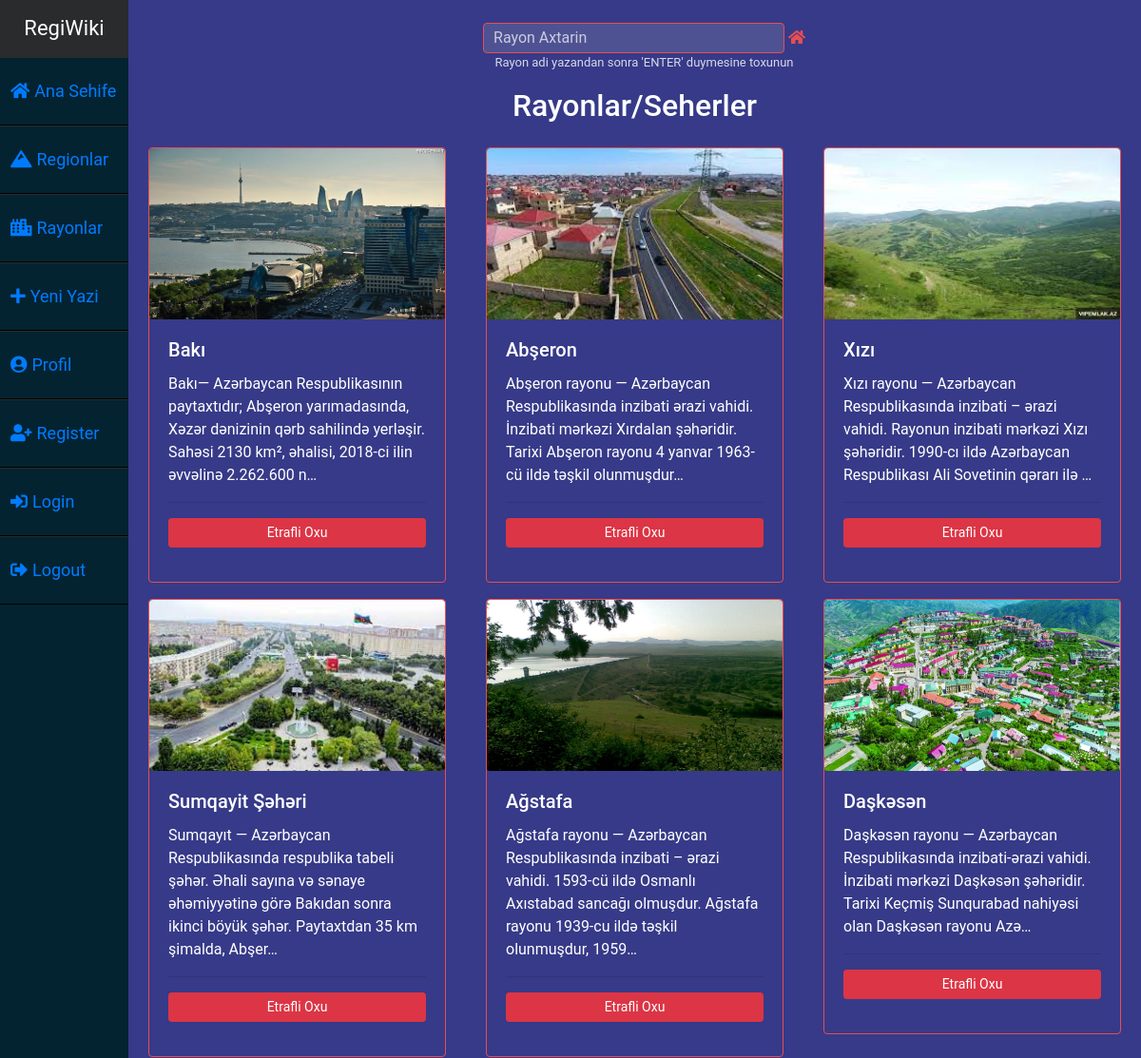
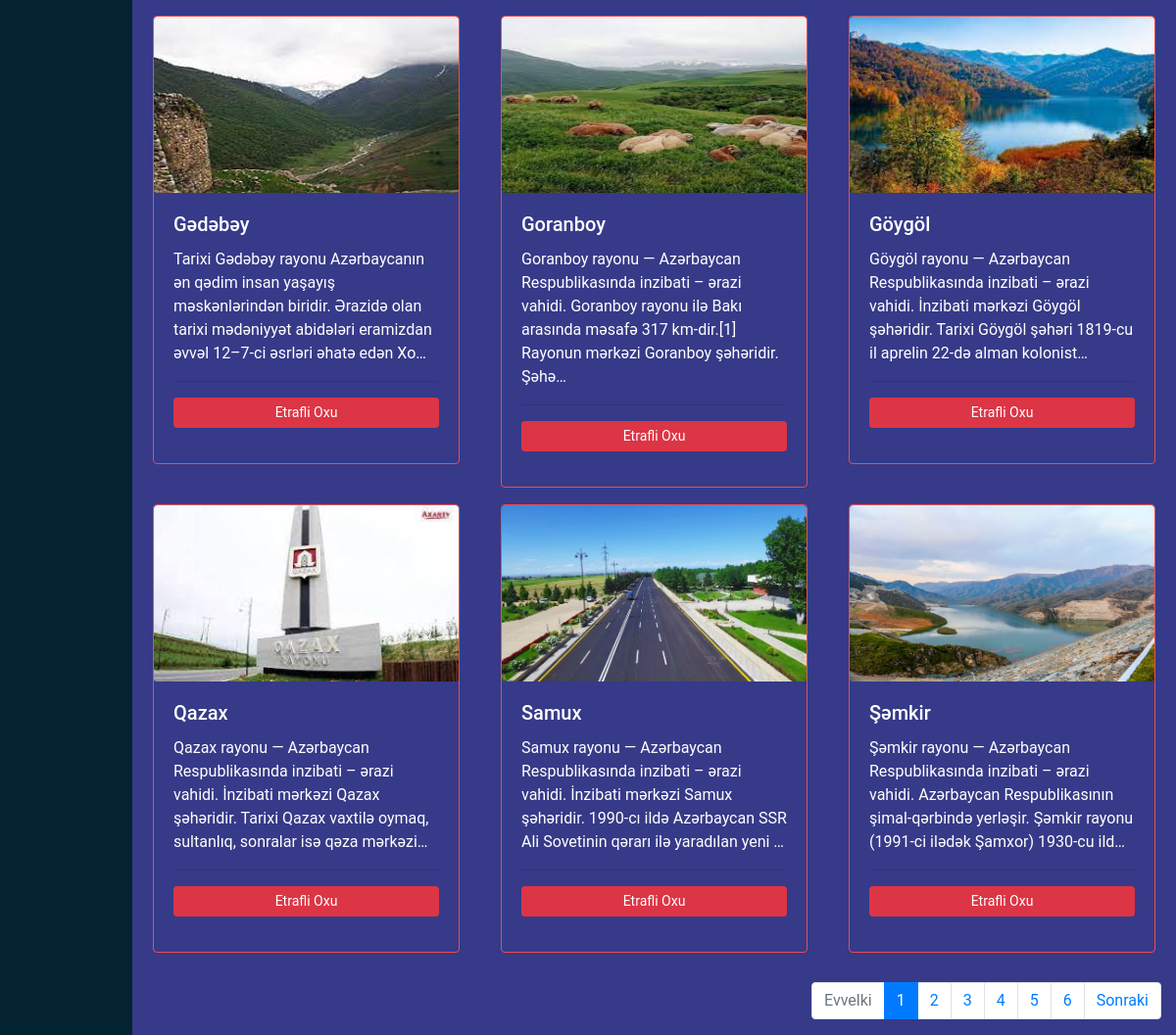
Screenshot of /areas/ with the database file from the repository (2 pictures, top to bottom).
### areas/models.py (models this page shows)
class RayonModel(models.Model):
    sekil = models.ImageField(upload_to="rayon_sekilleri",null=True,blank=True)
    region = ForeignKey(RegionModel,on_delete=CASCADE,verbose_name="Region:",related_name="rayonlar")
    melumat = TextField(verbose_name="Melumat:")
    ad = models.CharField(verbose_name="Rayon Adi:",max_length=35)
    sahe = models.FloatField(verbose_name="Sahesi km² ile:",null=True,blank=True)
    ehali = models.FloatField(verbose_name="Ehali min:" ,null=True ,blank=True)
    def __str__(self):
        return self.ad

### areas/views.py (the view)
# urls.py: path("",include("areas.urls")),
def areas(request):
    sorgu = request.GET.get('sorgu')
    areas = models.RayonModel.objects.all()
    if sorgu:
        areas = areas.filter(
            Q(ad__icontains=sorgu)
        ).distinct()
    sehife = request.GET.get("sehife")
    paginator = Paginator(areas,12)
    context = {
        "areas":paginator.get_page(sehife)
    }
    return render(request,"areas.html",context)

### templates/areas.html (shortened to what this page needs)
{% extends 'layout.html' %}
{% load static %}
{% block body %}
    <link rel="stylesheet" href="{% static 'areas.css' %}">
    <form action="{% url 'areas:areas' %}">
        <div class="search-box">
            <input class="search-txt" type="text" name="sorgu" placeholder="Rayon Axtarin" id="id_search">
            <a class="search-btn" href="{% url 'areas:areas' %}">
                <i class="fas fa-home"></i>
            </a>
            <p style="color:white; font-size:13px; opacity:0.8;">Rayon adi yazandan sonra 'ENTER' duymesine toxunun</p>
        </div>
    </form>
    <h2 style="text-align:center; color:white;">Rayonlar/Seherler</h2>
    <div class="container rayonlar">
        <div class="row">
            {% for area in areas %}
                <div class="col-4">
                    <div class="card-group">
                        <div class="card">
                            <img class="card-img-top card-img" src="{{area.sekil.url}}" alt="Card image cap">
                            <div class="card-body">
                                <h5 class="card-title">{{area}}</h5>
                                <p class="card-text">{{area.melumat|truncatechars:170}}
                                    <hr>
                                    <a href="{% url 'areas:area_detail' area.id %}" class="button btn btn-danger btn-block btn-sm">Etrafli Oxu</a>
                                </p>
                            </div>
                        </div>
                    </div>
                </div>
            {% endfor %}
        </div>
    </div>
    <div class="container">
        <nav aria-label="...">
        <ul class="pagination justify-content-end">
            {% if areas.has_previous %}
                <li class="page-item">
                    <a class="page-link" href="?sehife={{areas.previous_page_number}}" tabindex="-1">Evvelki</a>
                </li>
            {% else %}
                <li class="page-item disabled">
                    <span class="page-link ">Evvelki</span>
                </li>
            {% endif %}
            {% for sehife in areas.paginator.page_range %}
                <li class="{% if areas.number == sehife  %}active{% endif %} page-item">
                    <a href="?sehife={{sehife}}" class="page-link">{{ sehife }}</a>
                </li>
            {% endfor %}
            {% if areas.has_next %}
                <li class="page-item">
                    <a class="page-link" href="?sehife={{areas.next_page_number}}">Sonraki</a>
                </li>
            {% else %}
                <li class="page-item disabled">
                    <a class="page-link" href="#">Sonraki</a>
                </li>
            {% endif %}
        </ul>
    </nav>
    </div>
{% endblock body %}

### static/style.css (style rules this page uses)
* { margin: 0; padding: 0; list-style: none; text-decoration: none; }
ul li a { transition: 0.3s; }

### static/areas.css (style rules this page uses)
.card { color: white; border: 1px solid #E84D54; border-radius: 6px; margin: 6px; background-color: #363a88; margin-top: 17px; }
.rayonlar { padding-bottom: 30px; }
img { background-size: cover; height: 180px; }
.search-box { text-align: center; padding-left: 20px; }
.search-txt { padding-top: 3px; padding-right: 85px; padding-bottom: 3px; padding-left: 10px; border-radius: 4px; background-color: #4f5292; border: 1px solid #E84D54; outline: none; color: white; }
.search-btn { color: #E84D54; width: 15px; border-radius: 6px; transition: 0.3s; }

### templates/areas.html (style rules this page uses)
::placeholder { color:white; opacity: 0.7; }

### rows the page displays
RayonModel: sekil (picture), ad "Bakı", melumat "Bakı— Azərbaycan Respublikasının paytaxtıdır; Abşeron yarımadasında, Xəzər dənizinin qərb sahilində yerləşir. Sahəsi 2130 km², əhalisi, 2018-ci ilin əvvəlinə 2.262.600 n…"
RayonModel: sekil (picture), ad "Abşeron", melumat "Abşeron rayonu — Azərbaycan Respublikasında inzibati ərazi vahidi. İnzibati mərkəzi Xırdalan şəhəridir. Tarixi Abşeron rayonu 4 yanvar 1963-cü ildə təşkil olunmuşdur…"
RayonModel: sekil (picture), ad "Xızı", melumat "Xızı rayonu — Azərbaycan Respublikasında inzibati – ərazi vahidi. Rayonun inzibati mərkəzi Xızı şəhəridir. 1990-cı ildə Azərbaycan Respublikası Ali Sovetinin qərarı ilə …"
RayonModel: sekil (picture), ad "Sumqayit Şəhəri", melumat "Sumqayıt — Azərbaycan Respublikasında respublika tabeli şəhər. Əhali sayına və sənaye əhəmiyyətinə görə Bakıdan sonra ikinci böyük şəhər. Paytaxtdan 35 km şimalda, Abşer…"
RayonModel: sekil (picture), ad "Ağstafa", melumat "Ağstafa rayonu — Azərbaycan Respublikasında inzibati – ərazi vahidi. 1593-cü ildə Osmanlı Axıstabad sancağı olmuşdur. Ağstafa rayonu 1939-cu ildə təşkil olunmuşdur, 1959…"
RayonModel: sekil (picture), ad "Daşkəsən", melumat "Daşkəsən rayonu — Azərbaycan Respublikasında inzibati-ərazi vahidi. İnzibati mərkəzi Daşkəsən şəhəridir. Tarixi Keçmiş Sunqurabad nahiyəsi olan Daşkəsən rayonu Azə…"
RayonModel: sekil (picture), ad "Gədəbəy", melumat "Tarixi Gədəbəy rayonu Azərbaycanın ən qədim insan yaşayış məskənlərindən biridir. Ərazidə olan tarixi mədəniyyət abidələri eramizdan əvvəl 12–7-ci əsrləri əhatə edən Xo…"
RayonModel: sekil (picture), ad "Goranboy", melumat "Goranboy rayonu — Azərbaycan Respublikasında inzibati – ərazi vahidi. Goranboy rayonu ilə Bakı arasında məsafə 317 km-dir.[1] Rayonun mərkəzi Goranboy şəhəridir. Şəhə…"
RayonModel: sekil (picture), ad "Göygöl", melumat "Göygöl rayonu — Azərbaycan Respublikasında inzibati – ərazi vahidi. İnzibati mərkəzi Göygöl şəhəridir. Tarixi Göygöl şəhəri 1819-cu il aprelin 22-də alman kolonist…"
RayonModel: sekil (picture), ad "Qazax", melumat "Qazax rayonu — Azərbaycan Respublikasında inzibati – ərazi vahidi. İnzibati mərkəzi Qazax şəhəridir. Tarixi Qazax vaxtilə oymaq, sultanlıq, sonralar isə qəza mərkəzi…"
RayonModel: sekil (picture), ad "Samux", melumat "Samux rayonu — Azərbaycan Respublikasında inzibati – ərazi vahidi. İnzibati mərkəzi Samux şəhəridir. 1990-cı ildə Azərbaycan SSR Ali Sovetinin qərarı ilə yaradılan yeni …"
RayonModel: sekil (picture), ad "Şəmkir", melumat "Şəmkir rayonu — Azərbaycan Respublikasında inzibati – ərazi vahidi. Azərbaycan Respublikasının şimal-qərbində yerləşir. Şəmkir rayonu (1991-ci ilədək Şamxor) 1930-cu ild…"

### other values shown
{{ sehife }} "1" "2" "3" "4" "5" "6"
